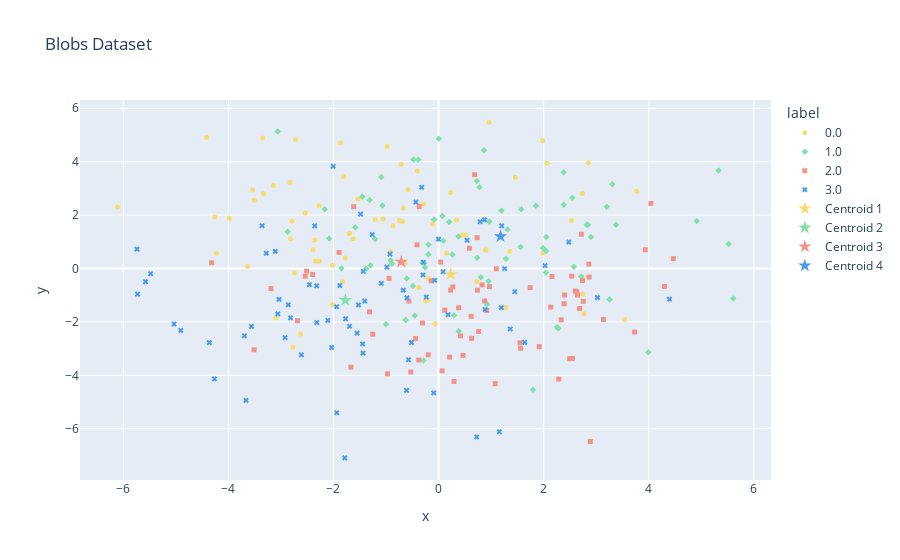

Notebook cell for this chart:
### Code cell
fig.update_layout(showlegend=False, title='COP-KMeans')
fig.show()
